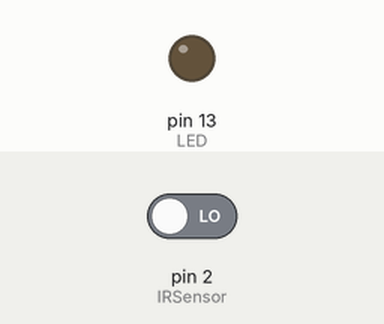
A sketch run on a simulated Arduino Uno, built with avr-gcc and run on an emulated ATmega328P. Parts: output pins drawn as LEDs (lit = HIGH). Inputs (shaded band) come from the test bench; at power-on: pin 2 (IRSensor) LOW.

Above: at 1.2 s.
1.3 s: pin 2 (IRSensor) driven HIGH
At 1.9 s:
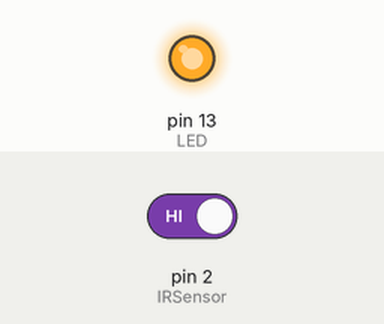
2.8 s: pin 2 (IRSensor) driven LOW
At 4.2 s:
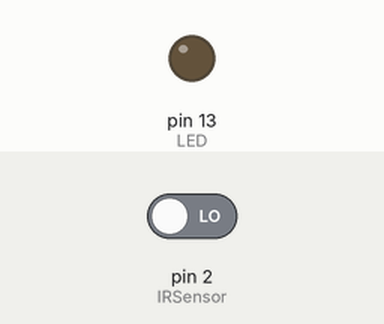
Timing chart, 0 to 5.8 s (numbered marks = the images above; inputs shaded):
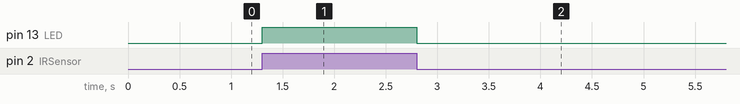

The sketch:

ir_sensor.ino
```cpp
int IRSensor = 2; // connect ir sensor to arduino pin 2
int LED = 13; // connect Led to arduino pin 13
void setup()
{
  pinMode (IRSensor, INPUT); // sensor pin INPUT
  pinMode (LED, OUTPUT); // Led pin OUTPUT
}

void loop()
{
  int sensor_status = digitalRead (IRSensor);

  if (sensor_status == 1) {
    digitalWrite(LED, HIGH); // LED ON
  }
  else
  {
    digitalWrite(LED, LOW); // LED OFF
  }
}
```

Measured:
- after the input at 1.3 s, pin 13 (LED): LOW → HIGH at once
- after the input at 2.8 s, pin 13 (LED): HIGH → LOW at once
